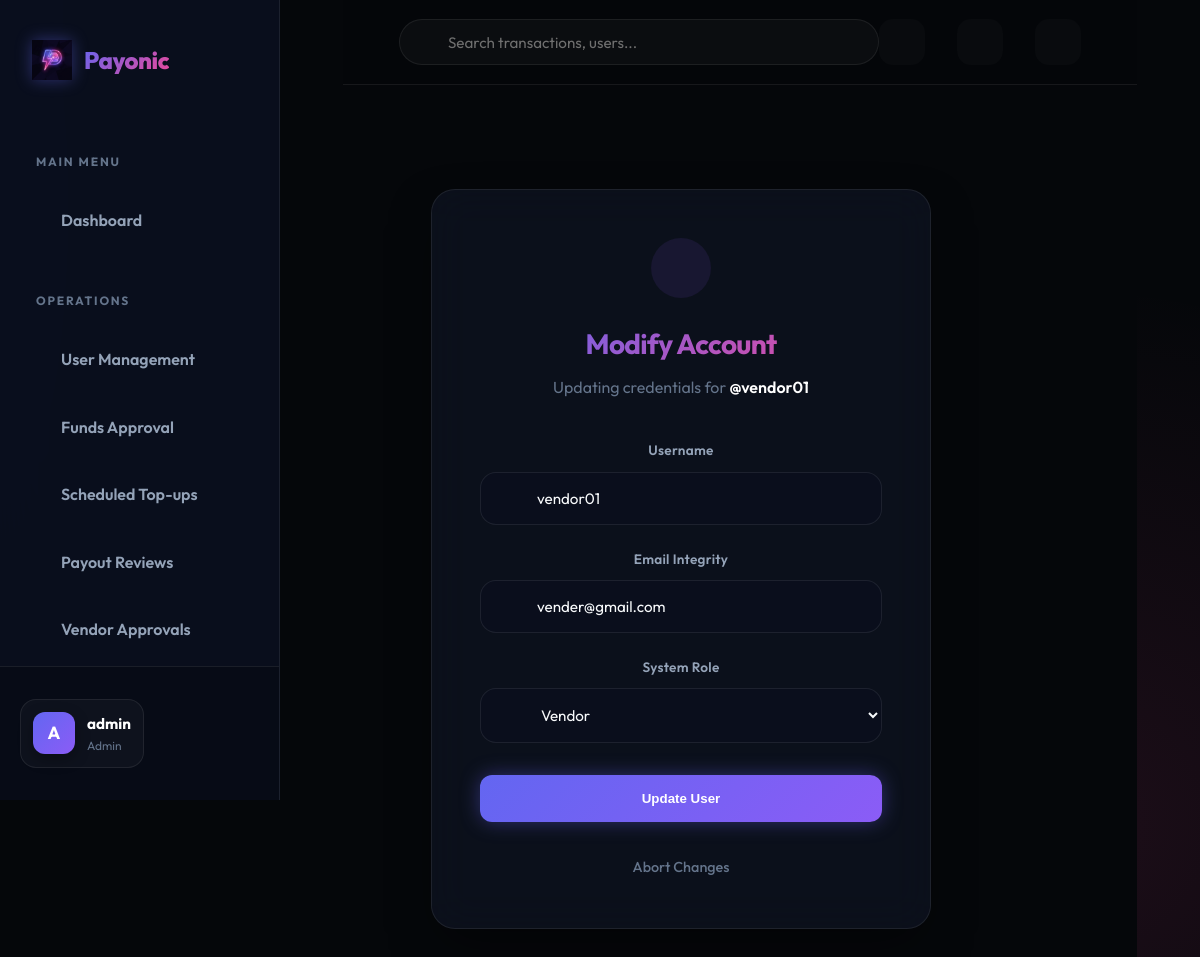
The app's page /admin/user/13/edit (signed in) with its own data.
### app/models.py (models this page shows, shortened)
class User(UserMixin, db.Model):
    id = db.Column(db.Integer, primary_key=True)
    username = db.Column(db.String(64), index=True, unique=True, nullable=False)
    email = db.Column(db.String(120), index=True, unique=True, nullable=False)
    password_hash = db.Column(db.String(128))
    role = db.Column(db.String(20), nullable=False)  # student, vendor, admin
    is_active_user = db.Column(db.Boolean, default=True)
    phone_number = db.Column(db.String(20))
    registration_number = db.Column(db.String(50)) # For students
    student_id = db.Column(db.String(20)) # Internal ID
    vendor_name = db.Column(db.String(100)) # For vendors
    business_name = db.Column(db.String(100)) # For vendors
    business_type = db.Column(db.String(50)) # For vendors
    is_approved_vendor = db.Column(db.Boolean, default=False)
    profile_pic = db.Column(db.String(255))
    merchant_id = db.Column(db.String(50), unique=True)
    bank_name = db.Column(db.String(100))
    account_number = db.Column(db.String(50))
    account_holder_name = db.Column(db.String(100))
    wallet = db.relationship('Wallet', backref='owner', uselist=False, lazy=True)
    sent_transactions = db.relationship('Transaction', foreign_keys='Transaction.sender_id', backref='sender', lazy='dynamic')
    received_transactions = db.relationship('Transaction', foreign_keys='Transaction.receiver_id', backref='receiver', lazy='dynamic')
    qr_codes = db.relationship('QRCode', backref='vendor', lazy='dynamic')
    payout_requests = db.relationship('PayoutRequest', foreign_keys='PayoutRequest.vendor_id', backref='vendor', lazy='dynamic')
    two_factor_enabled = db.Column(db.Boolean, default=False)
    otp_secret = db.Column(db.String(32))
    low_balance_threshold = db.Column(db.Float, default=100.0) # LKR
    refund_requests = db.relationship('RefundRequest', foreign_keys='RefundRequest.user_id', backref='requester', lazy='dynamic')
    budgets = db.relationship('Budget', backref='user', lazy='dynamic')
    created_bills = db.relationship('SplitBill', backref='creator', lazy='dynamic')
    split_participations = db.relationship('SplitBillParticipant', backref='user', lazy='dynamic')
    notifications = db.relationship('Notification', backref='user', lazy='dynamic')
    @property
    def is_active(self):
        return self.is_active_user
    @property
    def unread_notification_count(self):
        return self.notifications.filter_by(is_read=False).count()

### app/admin/routes.py (the view)
@bp.route('/user/<int:id>/edit', methods=['GET', 'POST'])
@login_required
def edit_user(id):
    if current_user.role != 'admin':
        return redirect(url_for('main.index'))
    user = User.query.get_or_404(id)
    from app.admin.forms import UserEditForm
    form = UserEditForm(obj=user)
    if form.validate_on_submit():
        user.username = form.username.data
        user.email = form.email.data
        user.role = form.role.data
        db.session.commit()
        return redirect(url_for('admin.users'))
    return render_template('admin/edit_user.html', title='Edit User', form=form, user=user)

### app/admin/forms.py
class UserEditForm(FlaskForm):
    username = StringField('Username', validators=[DataRequired()])
    email = StringField('Email', validators=[DataRequired(), Email()])
    role = SelectField('Role', choices=[('student', 'Student'), ('vendor', 'Vendor'), ('admin', 'Admin')])
    submit = SubmitField('Update User')

### app/models.py (called while the page is built)
@login.user_loader
def load_user(id):
    return User.query.get(int(id))

### app/templates/admin/edit_user.html (shortened to what this page needs)
{% extends "base.html" %}
{% block content %}
<div class="animate-fade-in centered-layout" style="min-height: calc(100vh - 120px); align-items: flex-start;">
    <div class="glass-panel" style="width: 100%; max-width: 500px; padding: 3rem;">
        <div style="text-align: center; margin-bottom: 2.5rem;">
            <div
                style="width: 60px; height: 60px; border-radius: 50%; background: rgba(139, 92, 246, 0.1); color: var(--accent); display: flex; align-items: center; justify-content: center; font-size: 2rem; margin: 0 auto 1.5rem;">
            </div>
            <h1 class="text-gradient" style="font-size: 1.75rem; margin-bottom: 0.5rem;">Modify Account</h1>
            <p style="color: var(--text-dim);">Updating credentials for <span
                    style="color: white; font-weight: 600;">@{{ user.username }}</span></p>
        </div>
        <form method="POST" action="">
            <div class="form-group">
                <label class="form-label">Username</label>
                {{ form.username(class="form-control") }}
            </div>
            <div class="form-group">
                <label class="form-label">Email Integrity</label>
                {{ form.email(class="form-control") }}
            </div>
            <div class="form-group">
                <label class="form-label">System Role</label>
                {{ form.role(class="form-control") }}
            </div>
            <div style="margin-top: 2rem;">
                {{ form.submit(class="btn btn-primary", style="width: 100%; padding: 1rem; font-weight: 700; box-shadow:
                var(--shadow-neon);") }}
            </div>
        </form>
        <div style="margin-top: 2rem; text-align: center;">
            <a href="{{ url_for('admin.users') }}" style="color: var(--text-dim); font-size: 0.9rem; font-weight: 500;">
                 Abort Changes
            </a>
        </div>
    </div>
</div>
{% endblock %}

### app/templates/base.html (shortened to what this page needs)
<!doctype html>
<html lang="en">
<head>
  <link rel="stylesheet" href="{{ url_for('static', filename='css/style.css') }}">
  <link href="https://cdn.jsdelivr.net/npm/remixicon@3.5.0/fonts/remixicon.css" rel="stylesheet">
</head>
<body>
  {% set is_portal = current_user.is_authenticated %}
  <div class="{{ 'portal-layout' if is_portal else 'landing-layout' }}">
    {% if is_portal %}
    <aside class="sidebar">
      <div class="sidebar-brand">
        <a href="{{ url_for('main.index') }}" class="nav-brand">
          <img src="{{ url_for('static', filename='img/payonic_logo.png') }}" alt="Payonic Logo">
          <span class="text-gradient">Payonic</span>
        </a>
      </div>
      <nav class="sidebar-nav">
        <div class="nav-section">Main Menu</div>
        <a href="{{ url_for('main.dashboard' if current_user.role == 'student' else ('vendor.dashboard' if current_user.role == 'vendor' else 'admin.dashboard')) }}"
          class="sidebar-link {{ 'active' if request.endpoint in ['main.dashboard', 'vendor.dashboard', 'admin.dashboard'] }}">
           Dashboard
        </a>
        {% if current_user.role == 'admin' %}
        <div class="nav-section">Operations</div>
        <a href="{{ url_for('admin.users') }}" class="sidebar-link {{ 'active' if request.endpoint == 'admin.users' }}">
           User Management
        </a>
        <a href="{{ url_for('admin.requests') }}"
          class="sidebar-link {{ 'active' if request.endpoint == 'admin.requests' }}">
           Funds Approval
        </a>
        <a href="{{ url_for('admin.manage_scheduled_topups') }}"
          class="sidebar-link {{ 'active' if request.endpoint == 'admin.manage_scheduled_topups' }}">
           Scheduled Top-ups
        </a>
        <a href="{{ url_for('admin.payouts') }}"
          class="sidebar-link {{ 'active' if request.endpoint == 'admin.payouts' }}">
           Payout Reviews
        </a>
        <a href="{{ url_for('admin.pending_vendors') }}"
          class="sidebar-link {{ 'active' if request.endpoint == 'admin.pending_vendors' }}">
           Vendor Approvals
        </a>
        {% endif %}
      </nav>
      <div class="sidebar-footer">
        <div class="user-pill">
          <div class="user-avatar"
            style="overflow: hidden; display: flex; align-items: center; justify-content: center;">
            {% if current_user.profile_pic %}
            <img src="{{ url_for('static', filename=current_user.profile_pic) }}" alt="P"
              style="width: 100%; height: 100%; object-fit: cover;">
            {% else %}
            {{ current_user.username[0]|upper }}
            {% endif %}
          </div>
          <div class="user-info">
            <div class="user-name">{{ current_user.username }}</div>
            <div class="user-role">{{ current_user.role }}</div>
          </div>
        </div>
        <a href="{{ url_for('auth.logout') }}" class="logout-btn" title="Logout">
        </a>
      </div>
    </aside>
    {% endif %}
    <main class="{{ 'main-wrapper' if is_portal else 'landing-main' }}">
      {% if is_portal %}
      <header class="portal-header">
        <div class="header-search">
          <input type="text" placeholder="Search transactions, users...">
        </div>
        <div class="header-actions">
          <a href="{{ url_for('main.notifications') }}" class="action-icon">
          </a>
          <button id="theme-toggle" class="action-icon"
            style="border: none; cursor: pointer; color: var(--text-dim); outline: none;">
          </button>
          <a href="{{ url_for('main.settings') }}" class="action-icon">
          </a>
        </div>
      </header>
      {% endif %}
      <div class="{{ 'portal-content' if is_portal else 'container landing-content' }}">
        {% block content %}{% endblock %}
      </div>
    </main>
  </div>
</body>
</html>

### records on screen
User: username "A", username "admin", role "Admin"
User: username "vendor01", email "vender@gmail.com", role "Vendor"
